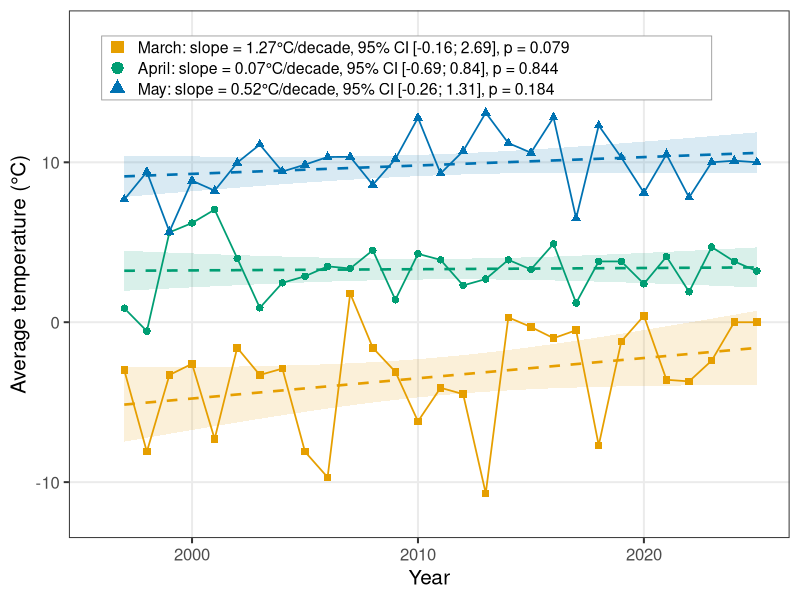
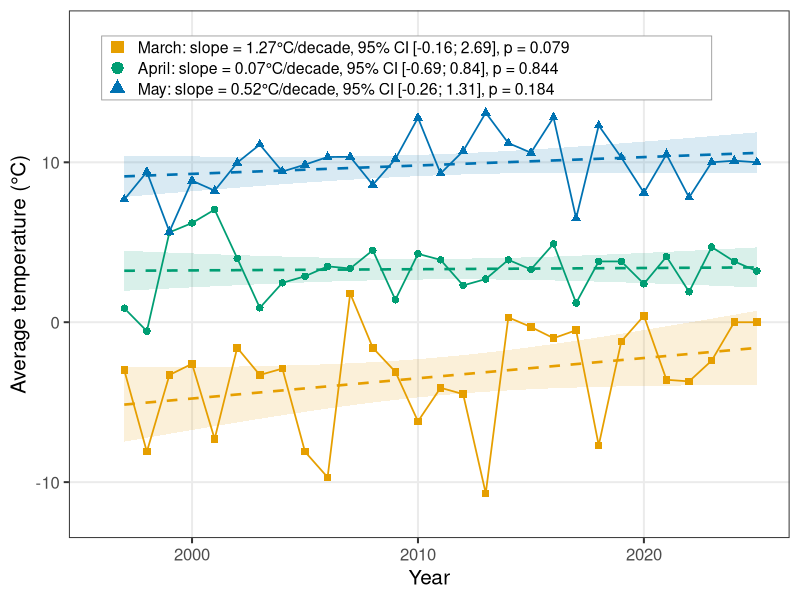

R code for these plots, in order:
# ============================================================
# Average monthly temperatures 1997-2025
# ============================================================
library(ggplot2)
library(dplyr)
library(tidyr)
setwd("/***")
df <- read.csv2("averageT.csv", header = TRUE, check.names = FALSE,
                fileEncoding = "UTF-8-BOM", dec = ",", sep = ";")
names(df)[1] <- "Year"
df_long <- df %>%
  pivot_longer(-Year, names_to = "Month", values_to = "Temp") %>%
  mutate(Month = factor(Month, levels = c("March", "April", "May")))
deg <- "\u00B0C"   # degree Celsius, encoding-safe
stats_tbl <- df_long %>%
  group_by(Month) %>%
  summarise(
    slope = coef(lm(Temp ~ Year))["Year"] * 10,        # deg C per decade
    ci_lo = confint(lm(Temp ~ Year))["Year", 1] * 10,
    ci_hi = confint(lm(Temp ~ Year))["Year", 2] * 10,
    p     = summary(lm(Temp ~ Year))$coefficients["Year", "Pr(>|t|)"],
    .groups = "drop"
  ) %>%
  mutate(
    p_txt = ifelse(p < 0.001, "< 0.001", sprintf("= %.3f", p)),
    label = sprintf("%s: slope = %.2f%s/decade, 95%% CI [%.2f; %.2f], p %s",
                    Month, slope, deg, ci_lo, ci_hi, p_txt)
  )
ann_df <- stats_tbl %>%
  mutate(
    y      = 17.2 - (row_number() - 1) * 1.3,   # 17.2, 15.9, 14.6
    x_icon = 1996.7,                            # icon column
    x_text = 1997.6                             # text column
  )
pal <- c(March = "#E69F00",   # orange
         April = "#009E73",   # bluish green
         May   = "#0072B2")   # blue
p <- ggplot(df_long, aes(Year, Temp, colour = Month, fill = Month)) +
  geom_line(aes(group = Month), linewidth = 0.6) +
  geom_point(aes(shape = Month), size = 2.2) +
  geom_smooth(method = "lm", formula = y ~ x, se = TRUE,
              alpha = 0.15, linewidth = 0.9, linetype = "dashed",
              show.legend = FALSE) +
  # background rectangle for the stats block
  annotate("rect",
           xmin = 1996.0, xmax = 2023,
           ymin = min(ann_df$y) - 0.7,
           ymax = max(ann_df$y) + 0.7,
           fill = "white", colour = "grey60", linewidth = 0.3) +
  # month icons (same shape/colour as in the plot)
  geom_point(data = ann_df,
             aes(x = x_icon, y = y, colour = Month, shape = Month),
             size = 3.8, inherit.aes = FALSE) +
  # text next to icons
  geom_text(data = ann_df,
            aes(x = x_text, y = y, label = label),
            hjust = 0, vjust = 0.5, size = 4,
            colour = "black", inherit.aes = FALSE) +
  scale_colour_manual(values = pal) +
  scale_fill_manual(values = pal) +
  scale_shape_manual(values = c(March = 15, April = 16, May = 17)) +
  coord_cartesian(ylim = c(-12, 18)) +
  labs(
    x = "Year",
    y = paste0("Average temperature (", deg, ")"),
    colour = "Month", fill = "Month", shape = "Month"
  ) +
  theme_bw(base_size = 15) +
  theme(legend.position = "none",              # <-- legend folded into the block
        panel.grid.minor = element_blank())
print(p)
ggsave("averageT_trends.tiff", plot = p,
       device = "tiff", width = 9, height = 6, units = "in",
       dpi = 600, compression = "lzw")
